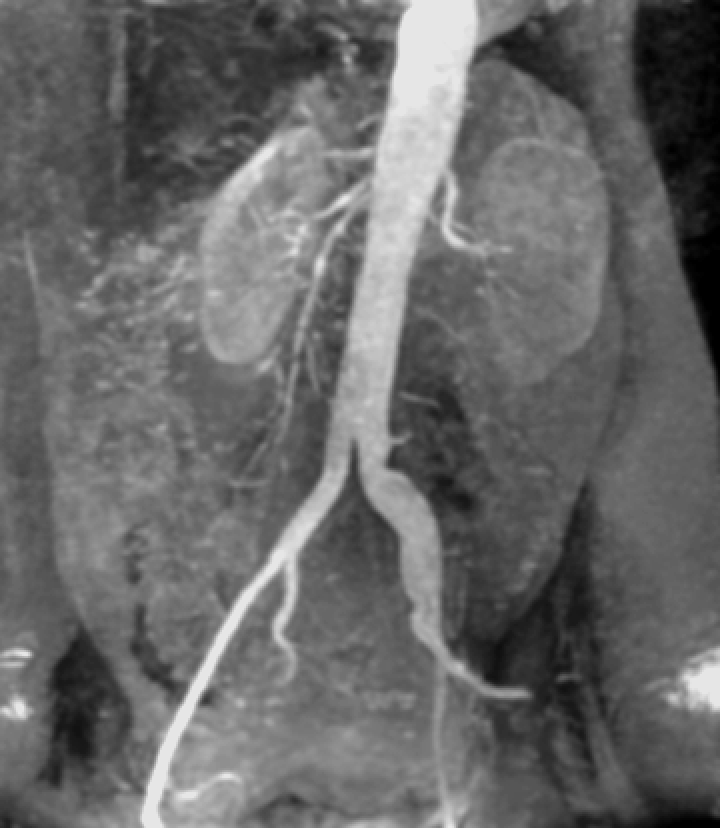
%> input picture Fig0312(a)(kidney).tif, 720 x 828 px
$ octave lab312.m   (GNU Octave 9; MATLAB toolbox functions it lacks are replaced by stand-ins)
%> lines starting %> are read from the running program, lines starting %| are printed output that depends on the picture; in (x1, y1, x2, y2) boxes, pixels count from 0 and x2, y2 are one past the last pixel; in counts of white or black regions, pixels touching at a corner belong together; the program's own positions count from 1
r = imread("Fig0312(a)(kidney).tif");
%> r is the input picture: size 828x720 uint8; min 0, max 230, mean 103.5
s = r;
s1 = (r>147&r<256);
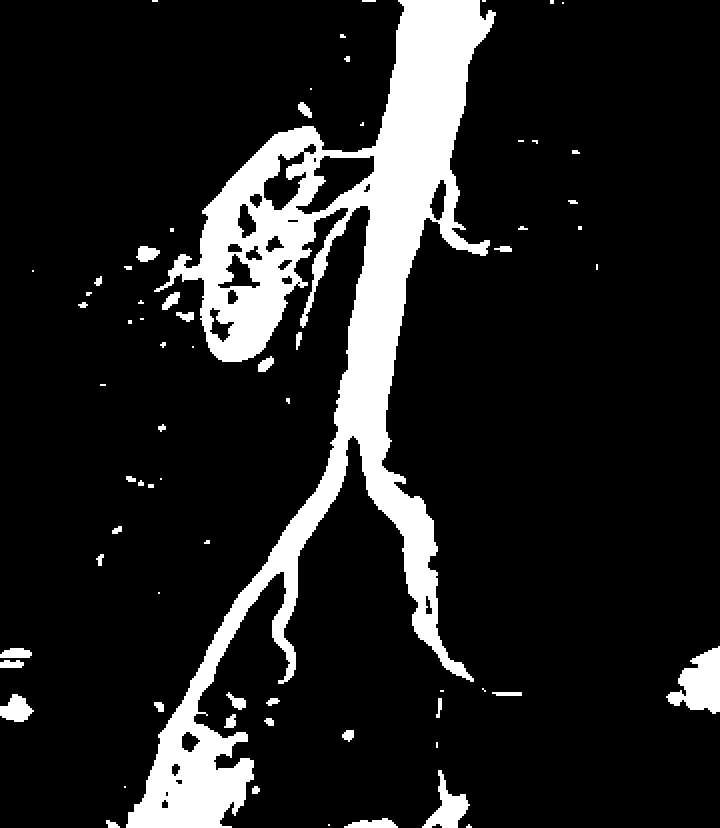
%> s1: size 828x720 logical; 13.3% white; 68 white regions (25 under 20 px), largest, box (x1, y1, x2, y2) and area: (126, 0, 496, 828) 71572, (666, 646, 720, 714) 2172, (422, 770, 470, 828) 1120
s2 = (r>80&r<140);
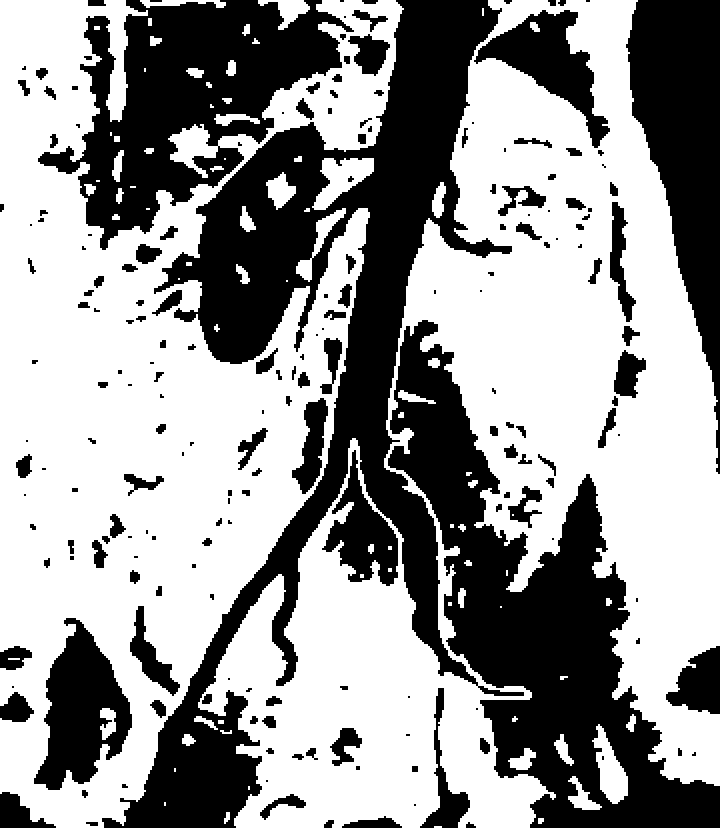
%> s2: size 828x720 logical; 59.4% white; 198 black regions (58 under 20 px), largest, box (x1, y1, x2, y2) and area: (102, 0, 524, 828) 81680, (388, 320, 720, 828) 56648, (38, 0, 354, 250) 34768
s(s2)=0;
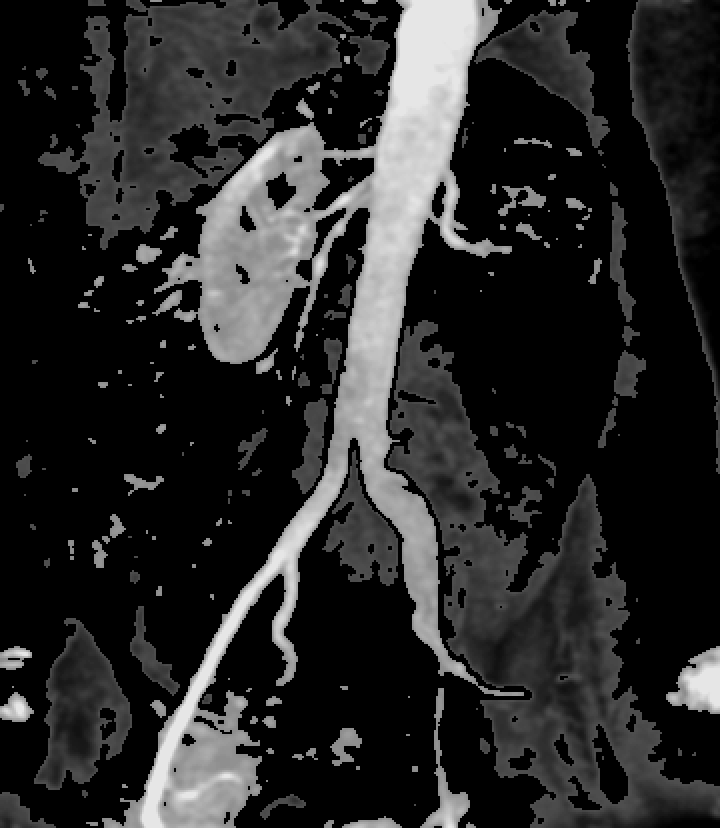
%> s: size 828x720 uint8; min 0, max 230, mean 41.2
figure, imshow(r)
figure, imshow(s1)
figure, imshow(s)
